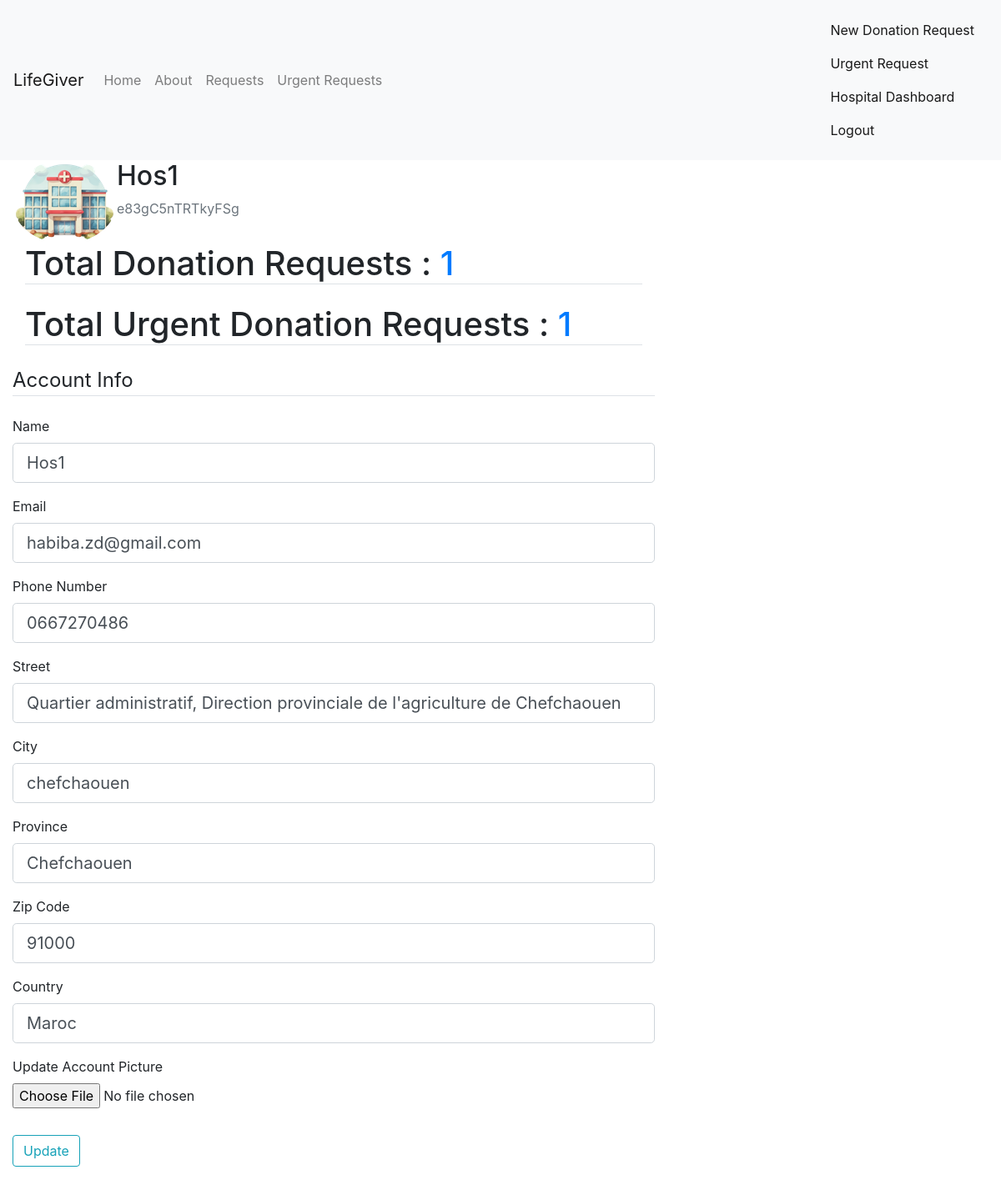
Page /hospital_dashboard (signed in) on the committed database.
### Lifegiver_test/lifegiver/models.py (models this page shows, shortened)
class Hospital(db.Model, UserMixin):
    __tablename__ = 'hospital'
    id = db.Column(db.Integer, primary_key=True)
    name = db.Column(db.String(225), nullable=False)
    image_file = db.Column(db.String(20), nullable=False, default='default1.png')
    street = db.Column(db.String(500), nullable=True)
    city = db.Column(db.String(100), nullable=True)
    province = db.Column(db.String(100), nullable=True)
    zip_code = db.Column(db.String(45), nullable=True)
    country = db.Column(db.String(100), nullable=True)
    phone_number = db.Column(db.String(45), nullable=False)
    email = db.Column(db.String(125), unique=True, nullable=False)
    password = db.Column(db.String(60), nullable=False)
    barcode = db.Column(db.String(100), unique=True, nullable=False)
    hospital_donations = db.relationship('UserDonation', backref='hospital_donation', lazy=True)
    hospital_requests = db.relationship('DonationRequest', backref='hospital_request', lazy=True)
    urgent_requests = db.relationship('UrgentRequest', backref='hospital_urgent_request', lazy=True)

### Lifegiver_test/lifegiver/route.py (the view)
@app.route('/hospital_dashboard', methods=['GET', 'POST'], strict_slashes=False)
@login_required
def hospital_dashboard():
    form = HospitalUpdatingForm()
    if form.validate_on_submit():
        if form.picture.data:
            picture_File = save_picture(form.picture.data)
            current_user.image_file = picture_File
        current_user.name = form.name.data
        current_user.email=form.email.data
        current_user.phone_number=form.phone_number.data
        current_user.street=form.street.data
        current_user.city=form.city.data
        current_user.province=form.province.data
        current_user.zip_code=form.zip_code.data
        current_user.country=form.country.data
        db.session.commit()
        flash('Your account has been updated successfuly!', 'success')
        return redirect(url_for('hospital_dashboard'))
    elif request.method == 'GET':
        form.name.data = current_user.name
        form.email.data=current_user.email
        form.phone_number.data=current_user.phone_number
        form.street.data=current_user.street
        form.city.data=current_user.city
        form.province.data=current_user.province
        form.zip_code.data=current_user.zip_code
        form.country.data=current_user.country
        image_file = url_for('static', filename='pics/' + current_user.image_file)
    hospital_requests = DonationRequest.query.filter_by(hospital_id=current_user.id).all()
    hospital_urgent_requests = UrgentRequest.query.filter_by(hospital_id=current_user.id).all()
    requests_count = len(hospital_requests)
    urgent_requests_count = len(hospital_urgent_requests)
    return render_template('hospital_dashboard.html', title='Hospital dashboard', image_file=image_file, requests_count=requests_count, urgent_requests_count=urgent_requests_count, form=form)

### Lifegiver_test/lifegiver/forms.py (shortened to what this page needs)
class HospitalUpdatingForm(FlaskForm):
    name = StringField('Name',
                            validators=[DataRequired(), Length(min=2, max=225)])
    email = StringField('Email',
                            validators=[DataRequired(), Email()])
    phone_number = StringField('Phone Number', validators=[DataRequired(), Length(min=10, max=45)])
    street = StringField('Street', validators=[DataRequired(), Length(max=500)])
    city = StringField('City', validators=[DataRequired(), Length(max=100)])
    province = StringField('Province', validators=[DataRequired(), Length(max=100)])
    zip_code = StringField('Zip Code', validators=[DataRequired(), Length(max=45)])
    country = StringField('Country', validators=[DataRequired(), Length(max=100)])
    picture = FileField('Update Account Picture', validators=[FileAllowed(['jpg', 'png'])])
    submit = SubmitField('Update')

### Lifegiver_test/lifegiver/models.py (called while the page is built)
@login_manager.user_loader
def load_user(user_id):
    user_type = session.get('user_type')  # Assuming 'user_type' is stored in the session
    if user_type == 'donor':
        return Donor.query.get(int(user_id))
    elif user_type == 'hospital':
        return Hospital.query.get(int(user_id))
    return None

### Lifegiver_test/lifegiver/templates/hospital_dashboard.html (shortened to what this page needs)
{% extends "layout.html" %}
{% block content %}
    <div class="content-section">
      <div class="media">
        <img class="rounded-circle account-img" src="{{ image_file }}">
        <div class="media-body">
          <h2 class="account-heading">{{ current_user.name }}</h2>
          <p class="text-secondary">{{ current_user.barcode }}</p>
        </div>
      </div>
      <div class="container">
        <h1 class="border-bottom mb-4">Total Donation Requests : <a class="mr-2" href="{{ url_for('hospital_requests', name=current_user.name) }}">{{ requests_count }}</a></h1>
        <h1 class="border-bottom mb-4">Total Urgent Donation Requests : <a class="mr-2" href="{{ url_for('hospital_requests', name=current_user.name) }}">{{ urgent_requests_count }}</a></h1>
      </div>
    </div>
<div class="content-section">
    <form method="POST" action="", enctype="multipart/form-data">
        <fieldset class="form-group">
            <legend class="border-bottom mb-4">Account Info</legend>
            <div class="form-group">
                {{ form.name.label(class="form-control-label") }}
                {% if form.name.errors %}
                    {{ form.name(class="form-control form-control-lg is-invalid") }}
                    <div class="invalid-feedback">
                        {% for error in form.name.errors %}
                            <span>{{ error }}</span>
                        {% endfor %}
                    </div>
                {% else %}
                    {{ form.name(class="form-control form-control-lg") }}
                {% endif %}
            </div>
            <div class="form-group">
                {{ form.email.label(class="form-control-label") }}
                {% if form.email.errors %}
                    {{ form.email(class="form-control form-control-lg is-invalid") }}
                    <div class="invalid-feedback">
                        {% for error in form.email.errors %}
                            <span>{{ error }}</span>
                        {% endfor %}
                    </div>
                {% else %}
                    {{ form.email(class="form-control form-control-lg") }}
                {% endif %}
            </div>
            <div class="form-group">
                {{ form.phone_number.label(class="form-control-label") }}
                {% if form.phone_number.errors %}
                    {{ form.phone_number(class="form-control form-control-lg is-invalid") }}
                    <div class="invalid-feedback">
                        {% for error in form.phone_number.errors %}
                            <span>{{ error }}</span>
                        {% endfor %}
                    </div>
                {% else %}
                    {{ form.phone_number(class="form-control form-control-lg") }}
                {% endif %}
            </div>
            <div class="form-group">
                {{ form.street.label(class="form-control-label") }}
                {% if form.street.errors %}
                    {{ form.street(class="form-control form-control-lg is-invalid") }}
                    <div class="invalid-feedback">
                        {% for error in form.street.errors %}
                            <span>{{ error }}</span>
                        {% endfor %}
                    </div>
                {% else %}
                    {{ form.street(class="form-control form-control-lg") }}
                {% endif %}
            </div>
            <div class="form-group">
                {{ form.city.label(class="form-control-label") }}
                {% if form.city.errors %}
                    {{ form.city(class="form-control form-control-lg is-invalid") }}
                    <div class="invalid-feedback">
                        {% for error in form.city.errors %}
                            <span>{{ error }}</span>
                        {% endfor %}
                    </div>
                {% else %}
                    {{ form.city(class="form-control form-control-lg") }}
                {% endif %}
            </div>
            <div class="form-group">
                {{ form.province.label(class="form-control-label") }}
                {% if form.province.errors %}
                    {{ form.province(class="form-control form-control-lg is-invalid") }}
                    <div class="invalid-feedback">
                        {% for error in form.province.errors %}
                            <span>{{ error }}</span>
                        {% endfor %}
                    </div>
                {% else %}
                    {{ form.province(class="form-control form-control-lg") }}
                {% endif %}
            </div>
            <div class="form-group">
                {{ form.zip_code.label(class="form-control-label") }}
                {% if form.zip_code.errors %}
                    {{ form.zip_code(class="form-control form-control-lg is-invalid") }}
                    <div class="invalid-feedback">
                        {% for error in form.zip_code.errors %}
                            <span>{{ error }}</span>
                        {% endfor %}
                    </div>
                {% else %}
                    {{ form.zip_code(class="form-control form-control-lg") }}
                {% endif %}
            </div>
            <div class="form-group">
                {{ form.country.label(class="form-control-label") }}
                {% if form.country.errors %}
                    {{ form.country(class="form-control form-control-lg is-invalid") }}
                    <div class="invalid-feedback">
                        {% for error in form.country.errors %}
                            <span>{{ error }}</span>
                        {% endfor %}
                    </div>
                {% else %}
                    {{ form.country(class="form-control form-control-lg") }}
                {% endif %}
            </div>
            <div class="form-group">
                {{ form.picture.label() }}
                {{ form.picture(class='form-control-file') }}
            </div>
        </fieldset>
        <div class="form-group">
            {{ form.submit(class="btn btn-outline-info") }}
        </div>
    </form>
</div>
    </div>
{% endblock content %}

### rows in the picture
Hospital: name "Hos1", barcode "e83gC5nTRTkyFSg", email "habiba.zd@gmail.com", phone_number "0667270486", street "Quartier administratif, Direction provinciale de l'agriculture de Chefchaouen", city "chefchaouen", province "Chefchaouen", zip_code "91000", country "Maroc"

### other values in the picture
{{ requests_count }} "1"
{{ urgent_requests_count }} "1"
